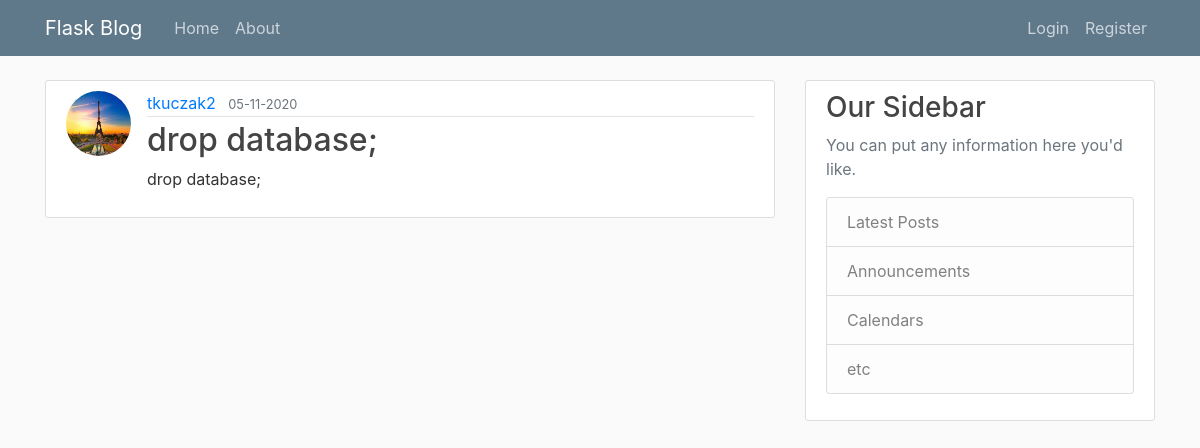
The page /post/5 on the database its author committed.
### blog/models.py (models this page shows, shortened)
class User(db.Model, UserMixin):
    id = db.Column(db.Integer, primary_key=True)
    username = db.Column(db.String(20), unique=True, nullable=False)
    email = db.Column(db.String(128), unique=True, nullable=False)
    image_file = db.Column(db.String(20), nullable=False, default='default.jpg')
    password = db.Column(db.String(60), nullable=False)
    posts = db.relationship('Post', backref='author', lazy=True)

class Post(db.Model):
    id = db.Column(db.Integer, primary_key=True)
    author_id = db.Column(db.Integer, db.ForeignKey('user.id'), nullable=False)
    title = db.Column(db.String(128),nullable=False)
    content = db.Column(db.Text, nullable=False)
    date_posted = db.Column(db.DateTime, nullable=False, default = datetime.now)

### blog/routes.py (the view)
@app.route("/post/<int:post_id>")
def post(post_id):
    post = Post.query.get_or_404(post_id)
    return render_template('post.html', title=post.title, post=post)

### blog/templates/post.html
{% extends "layout.html" %}
{% block content %}
    <article class="media content-section">
        <img class="rounded-circle article-img" src="{{ url_for('static', filename = 'profile_pics/' + post.author.image_file) }}">
        <div class="media-body">
            <div class="article-metadata">
                <a class="mr-2" href="#">{{ post.author.username }}</a>
                <small class="text-muted">{{ post.date_posted.strftime('%d-%m-%Y') }}</small>
            </div>
        <h2 class="article-title">{{ post.title }}</h2>
        <p class="article-content">{{ post.content }}</p>
        </div>
    </article>
{% endblock content %}

### blog/static/main.css (style rules this page uses)
body { background: #fafafa; color: #333333; margin-top: 5rem; }
h1, h2, h3, h4, h5, h6 { color: #444444; }
.content-section { background: #ffffff; padding: 10px 20px; border: 1px solid #dddddd; border-radius: 3px; margin-bottom: 20px; }
.article-title { color: #444444; }
.article-content { white-space: pre-line; }
.article-img { height: 65px; width: 65px; margin-right: 16px; }
.article-metadata { padding-bottom: 1px; margin-bottom: 4px; border-bottom: 1px solid #e3e3e3 }

### rows shown on the page
User: image_file (picture), author.username "tkuczak2"
Post: date_posted "05-11-2020", title "drop database;", content "drop database;"
